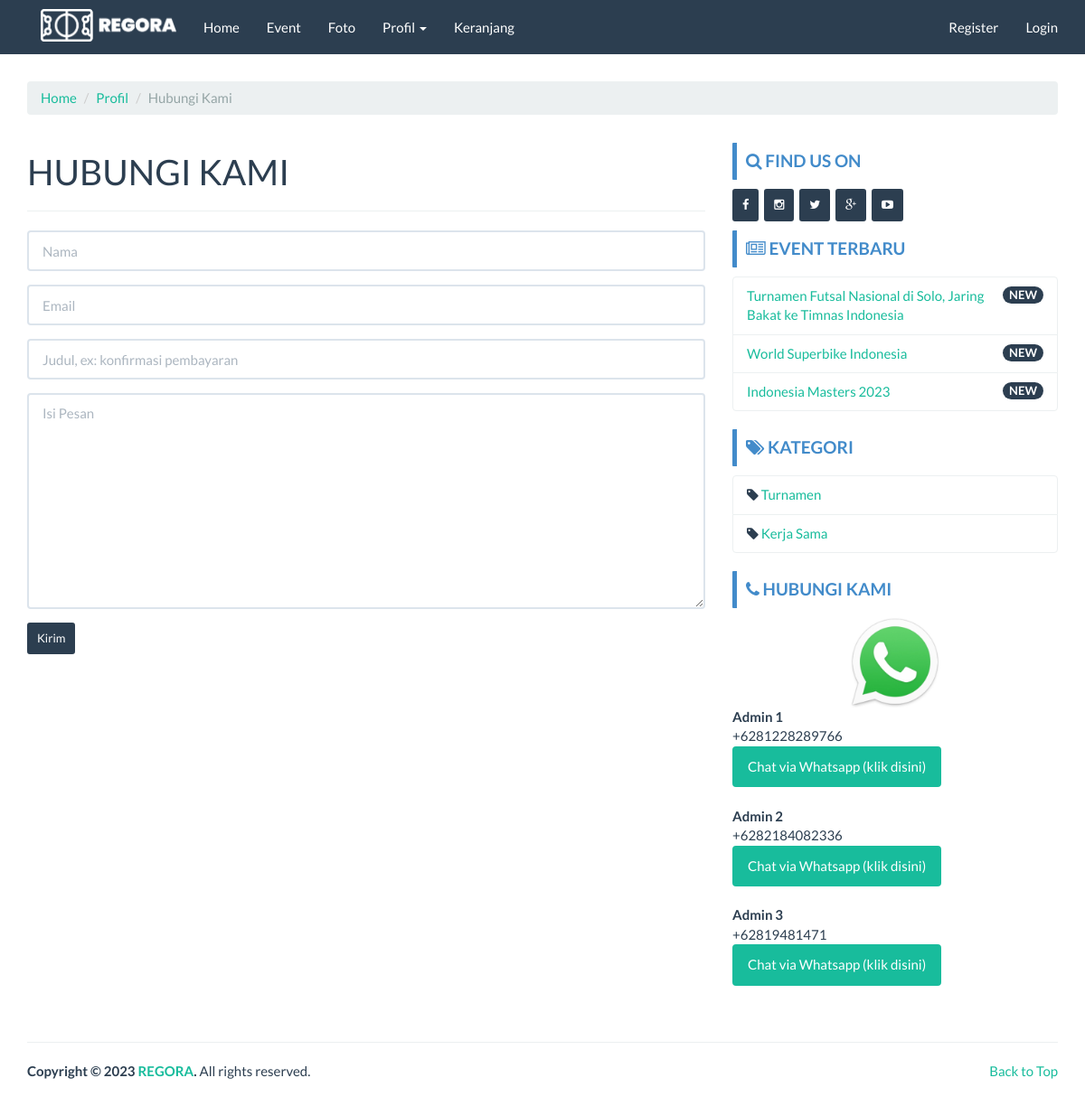
The page /index.php/page/contact on the database as committed earlier.
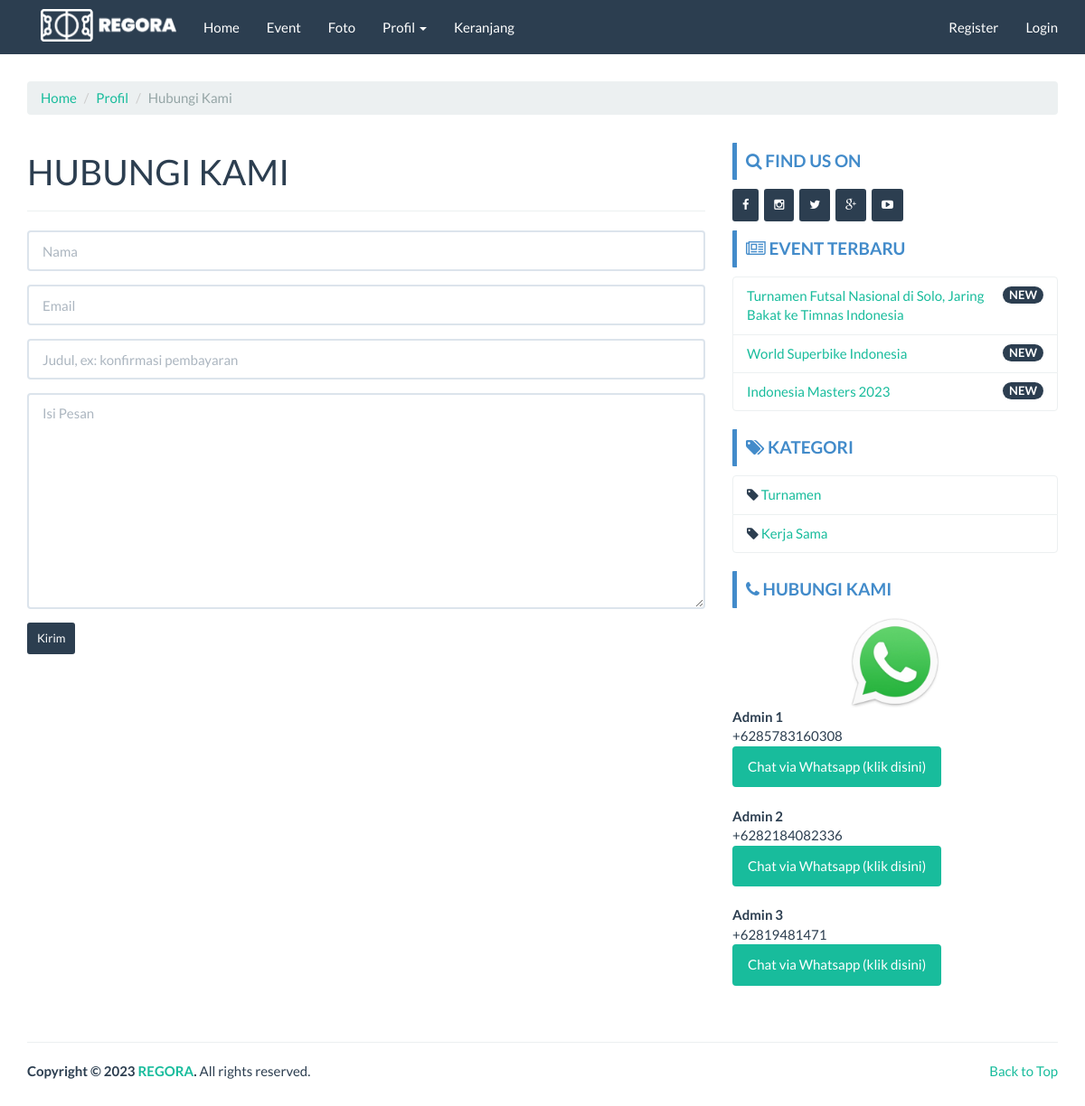
The same page on the database as committed later.
### tables this page shows
CREATE TABLE `kontak` (
  `id_kontak` int(11) NOT NULL,
  `nama_kontak` char(50) NOT NULL,
  `nohp` char(50) NOT NULL,
  `created_by` char(50) NOT NULL,
  `created_at` datetime NOT NULL DEFAULT current_timestamp(),
  `modified_by` char(50) NOT NULL,
  `modified_at` datetime DEFAULT NULL ON UPDATE current_timestamp()
);

### application/controllers/Page.php (called while the page is built, shortened)
<?php
class Page extends CI_Controller {
	function __construct()
  {
		$this->load->model('Company_model');
		$this->load->model('Event_model');
		$this->load->model('Foto_model');
		$this->load->model('Kategori_model');
		$this->load->model('Kontak_model');
		$this->data['company_data'] 	= $this->Company_model->get_by_company();
		$this->data['event_sidebar'] 			= $this->Event_model->get_all_sidebar();
		$this->data['kategori_sidebar'] 	= $this->Kategori_model->get_all();
		$this->data['kontak_sidebar'] 		= $this->Kontak_model->get_all();
		$this->data['kontak'] 				= $this->Kontak_model->get_all();
  }
	public function contact()
	{
		$this->data['title'] 							= 'Contact';
		$this->data['name'] = array(
      'name'  => 'name',
      'id'    => 'name',
      'class' => 'form-control',
			'placeholder'    => 'Nama',
      'value' => $this->form_validation->set_value('name'),
    );
		$this->data['email'] = array(
      'name'  => 'email',
      'id'    => 'email',
      'class' => 'form-control',
			'placeholder'    => 'Email',
      'value' => $this->form_validation->set_value('email'),
    );
		$this->data['subject'] = array(
      'name'  => 'subject',
      'id'    => 'subject',
      'class' => 'form-control',
			'placeholder'    => 'Judul, ex: konfirmasi pembayaran',
      'value' => $this->form_validation->set_value('subject'),
    );
		$this->data['message'] = array(
      'name'  => 'message',
      'id'    => 'message',
      'class' => 'form-control',
			'placeholder'    => 'Isi Pesan',
      'value' => $this->form_validation->set_value('message'),
    );
		$this->load->view('front/page/contact', $this->data);
	}
}

### index.php (called while the page is built, shortened)
<?php
require_once BASEPATH.'core/CodeIgniter.php';

### application/models/Kontak_model.php (called while the page is built, shortened)
<?php  if ( ! defined('BASEPATH')) exit('No direct script access allowed');
class Kontak_model extends CI_Model
{
  public $table = 'kontak';
  function get_all()
  {
    return $this->db->get($this->table)->result();
  }
}

### application/views/front/modul/mod_cs.php (the view)
<div class="bs-callout bs-callout-primary"><h4><i class="fa fa-phone"></i> Hubungi Kami</h4></div>
<ul class="list-group">
  <div align="center"><img src="<?php echo base_url('assets/images/wa.jpg') ?>" width="100px"></div>
  <?php foreach($kontak_sidebar as $kontak){?>
    <b><?php echo $kontak->nama_kontak ?></b><br>
    +<?php echo $kontak->nohp ?><br>
    <a href="https://api.whatsapp.com/send?phone=+<?php echo $kontak->nohp ?>&text=Hi%20Gan,%20Saya%20mau%20booking%20lapangan">
      <button class="btn btn-success" type="submit" name="button">Chat via Whatsapp (klik disini)</button>
    </a><br><br>
  <?php } ?>
</ul>

Rows that differ between the two databases and show on the page:
changed kontak "Admin 1": nohp "6281228289766" → "6285783160308"
